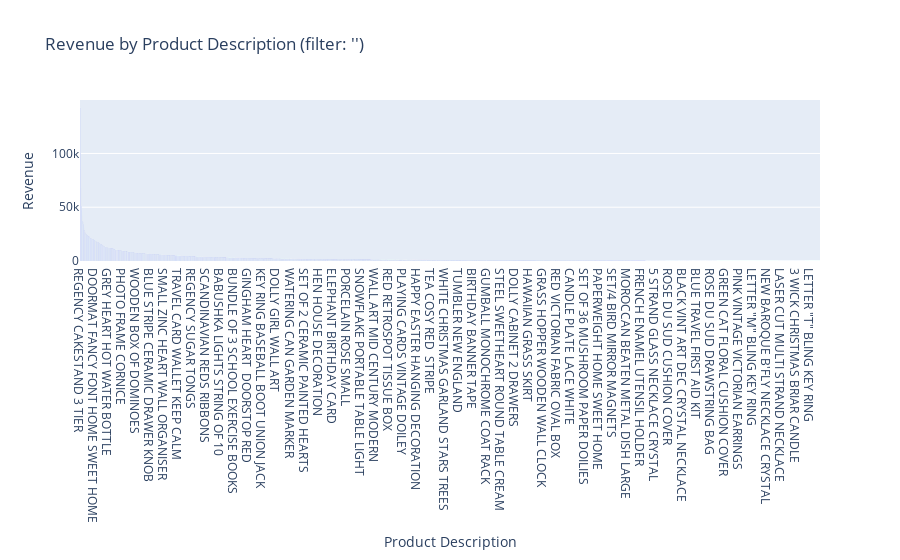
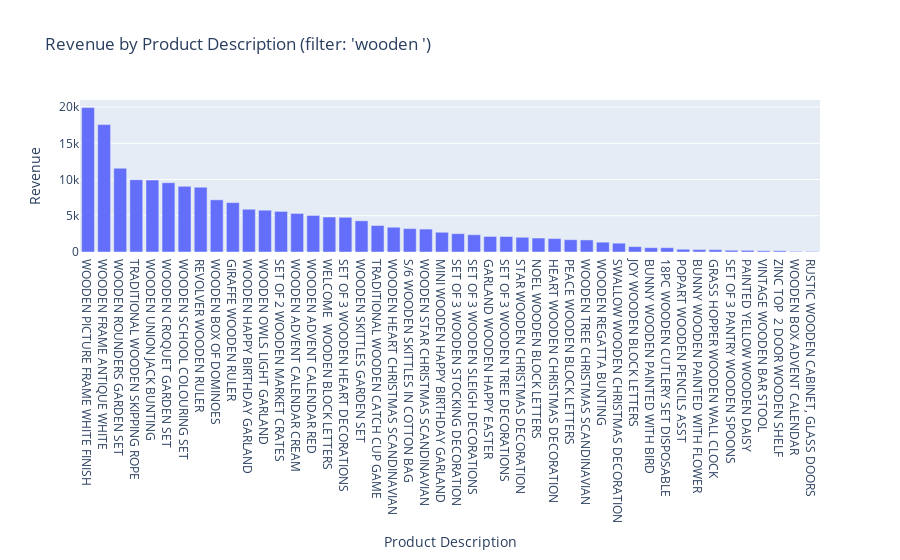

Here is the notebook cell these charts were saved with, in order:
### Markdown cell above
## 8. Creat an interactive bar chart that shows revenue by product description. Add a text field widget that filters the results to show the product that contain the text entered in their description.

### Code cell
agg_data = data.groupby('Description')['Revenue'].sum().reset_index()

def plot_revenue_by_product(filter_text=""):
    # Filter the aggregated DataFrame: if filter_text is provided, filter case-insensitively;
    # otherwise, show all products.
    filtered = agg_data[agg_data['Description'].str.contains(filter_text, case=False, na=False)]
    
    # Create the bar chart: show revenue by product description.
    fig = px.bar(
        filtered, 
        x='Description', 
        y='Revenue',
        title=f"Revenue by Product Description (filter: '{filter_text}')",
        labels={'Revenue': 'Revenue', 'Description': 'Product Description'}
    )
    # Optionally, order categories by revenue.
    fig.update_layout(xaxis={'categoryorder': 'total descending'})
    fig.show()

# Create an interactive widget with a text field.
interact(plot_revenue_by_product, filter_text=widgets.Text(value="", description="Filter:"))

### Figure 1 — Plotly figure (JSON) as saved in the notebook; plotly's stock layout.template omitted (floating-point values rounded to 4 significant figures; data arrays with more than 128 entries replaced by an {"elided": "..."} marker saying what was removed)
{"data": [{"hovertemplate": "Product Description=%{x}<br>Revenue=%{y}<extra></extra>", "legendgroup": "", "marker": {"color": "#636efa", "pattern": {"shape": ""}}, "name": "", "orientation": "v", "showlegend": false, "textposition": "auto", "type": "bar", "x": {"elided": "3640 str values"}, "xaxis": "x", "y": {"elided": "3640 float values"}, "yaxis": "y"}], "layout": {"barmode": "relative", "legend": {"tracegroupgap": 0}, "title": {"text": "Revenue by Product Description (filter: '')"}, "xaxis": {"anchor": "y", "categoryorder": "total descending", "domain": [0, 1], "title": {"text": "Product Description"}}, "yaxis": {"anchor": "x", "domain": [0, 1], "title": {"text": "Revenue"}}}}

### Figure 2 — Plotly figure (JSON) as saved in the notebook; plotly's stock layout.template omitted (floating-point values rounded to 4 significant figures)
{"data": [{"hovertemplate": "Product Description=%{x}<br>Revenue=%{y}<extra></extra>", "legendgroup": "", "marker": {"color": "#636efa", "pattern": {"shape": ""}}, "name": "", "orientation": "v", "showlegend": false, "textposition": "auto", "type": "bar", "x": ["18PC WOODEN CUTLERY SET DISPOSABLE", "BUNNY WOODEN PAINTED WITH BIRD ", "BUNNY WOODEN PAINTED WITH FLOWER ", "GARLAND WOODEN HAPPY EASTER", "GIRAFFE WOODEN RULER", "GRASS HOPPER WOODEN WALL CLOCK ", "HEART WOODEN CHRISTMAS DECORATION", "JOY WOODEN BLOCK LETTERS", "MINI WOODEN HAPPY BIRTHDAY GARLAND", "NOEL WOODEN BLOCK LETTERS ", "PAINTED YELLOW WOODEN DAISY", "PEACE WOODEN BLOCK LETTERS", "POPART WOODEN PENCILS ASST", "REVOLVER WOODEN RULER ", "RUSTIC WOODEN CABINET, GLASS DOORS", "S/6 WOODEN SKITTLES IN COTTON BAG", "SET OF 2 WOODEN MARKET CRATES", "SET OF 3 PANTRY WOODEN SPOONS", "SET OF 3 WOODEN HEART DECORATIONS", "SET OF 3 WOODEN SLEIGH DECORATIONS", "SET OF 3 WOODEN STOCKING DECORATION", "SET OF 3 WOODEN TREE DECORATIONS", "STAR WOODEN CHRISTMAS DECORATION", "SWALLOW WOODEN CHRISTMAS DECORATION", "TRADITIONAL WOODEN CATCH CUP GAME ", "TRADITIONAL WOODEN SKIPPING ROPE", "VINTAGE WOODEN BAR STOOL", "WELCOME  WOODEN BLOCK LETTERS", "WOODEN ADVENT CALENDAR CREAM", "WOODEN ADVENT CALENDAR RED", "WOODEN BOX ADVENT CALENDAR ", "WOODEN BOX OF DOMINOES", "WOODEN CROQUET GARDEN SET", "WOODEN FRAME ANTIQUE WHITE ", "WOODEN HAPPY BIRTHDAY GARLAND", "WOODEN HEART CHRISTMAS SCANDINAVIAN", "WOODEN OWLS LIGHT GARLAND ", "WOODEN PICTURE FRAME WHITE FINISH", "WOODEN REGATTA BUNTING", "WOODEN ROUNDERS GARDEN SET ", "WOODEN SCHOOL COLOURING SET", "WOODEN SKITTLES GARDEN SET", "WOODEN STAR CHRISTMAS SCANDINAVIAN", "WOODEN TREE CHRISTMAS SCANDINAVIAN", "WOODEN UNION JACK BUNTING", "ZINC TOP  2 DOOR WOODEN SHELF "], "xaxis": "x", "y": [593.9, 597.3, 334.3, 2148.0, 6817.0, 324.0, 1852.0, 742.6, 2726.0, 1925.0, 230.3, 1700.0, 380.0, 8944.0, 74.85, 3228.0, 5602.0, 240.0, 4792.0, 2382.0, 2530.0, 2139.0, 2037.0, 1218.0, 3652.0, 9981.0, 169.8, 4827.0, 5323.0, 5048.0, 89.5, 7201.0, 9556.0, 17580.0, 5901.0, 3416.0, 5769.0, 19930.0, 1357.0, 11560.0, 9065.0, 4305.0, 3164.0, 1664.0, 9929.0, 169.5], "yaxis": "y"}], "layout": {"barmode": "relative", "legend": {"tracegroupgap": 0}, "title": {"text": "Revenue by Product Description (filter: 'wooden ')"}, "xaxis": {"anchor": "y", "categoryorder": "total descending", "domain": [0, 1], "title": {"text": "Product Description"}}, "yaxis": {"anchor": "x", "domain": [0, 1], "title": {"text": "Revenue"}}}}
